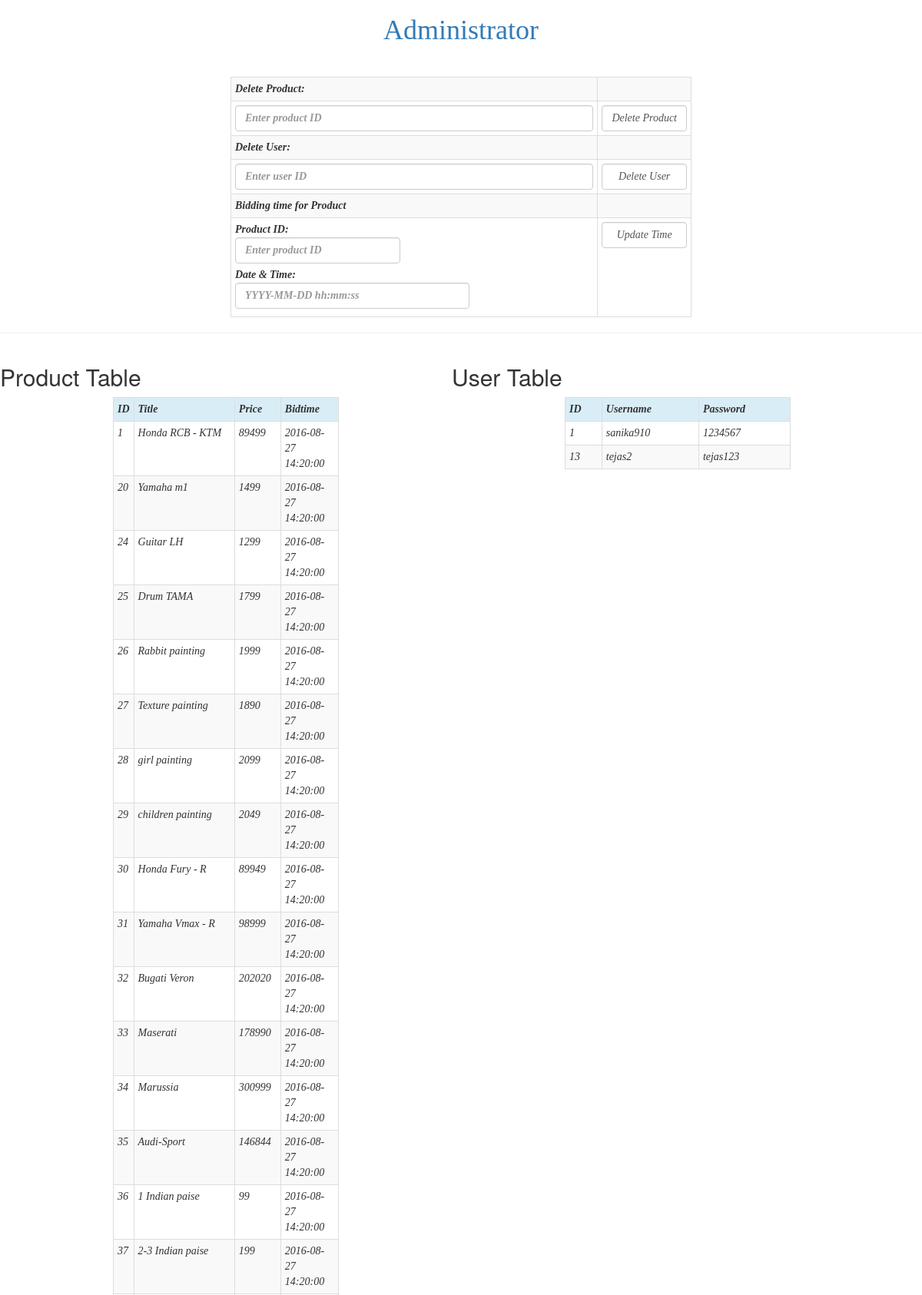
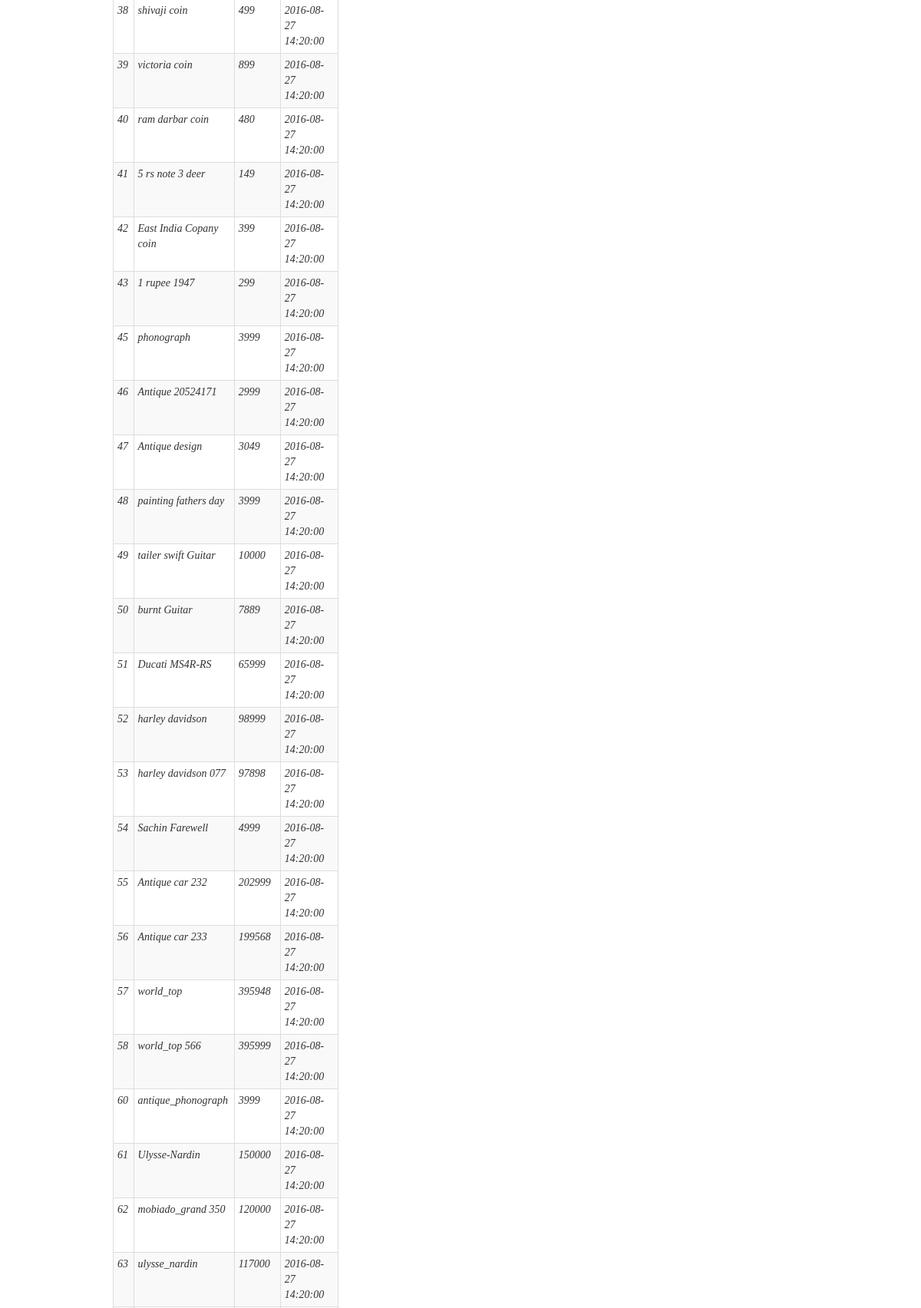
The app's page /admin/index.php (upper part) with its own data (2 pictures, top to bottom).
### tables this page shows
CREATE TABLE `addproducts` (
  `pid` int(11) NOT NULL,
  `title` text NOT NULL,
  `descri` text NOT NULL,
  `price` int(20) NOT NULL,
  `btime` datetime NOT NULL,
  `cid` int(11) NOT NULL,
  `image` text NOT NULL,
  `name` text NOT NULL,
  `email` text NOT NULL,
  `mob` text NOT NULL
);

CREATE TABLE `details` (
  `uid` int(11) NOT NULL,
  `Email` text NOT NULL,
  `FirstName` text NOT NULL,
  `LastName` text NOT NULL,
  `Mob` text NOT NULL,
  `password` text NOT NULL
);

### admin/index.php (the view, shortened to what this page needs)
<!DOCTYPE html PUBLIC "-//W3C//DTD XHTML 1.0 Transitional//EN" "http://www.w3.org/TR/xhtml1/DTD/xhtml1-transitional.dtd">
<html xmlns="http://www.w3.org/1999/xhtml">
<head>
<link href="../view/css/bootstrap.min.css" rel="stylesheet">
</head>
<body>
<div align="center">
  <a href="index.php"><h1 class="style2" style="font-family:Georgia, 'Times New Roman', Times, serif">Administrator</h1></a>
  <p>&nbsp;</p>
  <form id="form1" name="form1" method="post" action="">
    <table class="table table-striped table-bordered table-hover table-condensed" style="width: 50%">
      <tr>
        <th><div>Delete Product: </div></th>
        <td>&nbsp;</td>
      </tr>
      <tr>
        <th>
          <input type="text" class="form-control" name="pid" placeholder="Enter product ID" />
        </th>
        <td><input class="form-control" name="dltpr" type="submit" id="dltpr" value="Delete Product" /></td>
      </tr>
      <tr>
        <th><div>Delete User: </div></th>
        <td>&nbsp;</td>
      </tr>
      <tr>
        <th><div>
          <input type="text" class="form-control" name="uid" placeholder="Enter user ID" />
        </div></th>
        <td><input class="form-control" name="dltuser" type="submit" id="dltuser" value="Delete User" /></td>
      </tr>
      <tr>
        <th><div>Bidding time for Product </div></th>
        <td>&nbsp;</td>
      </tr>
      <tr>
        <th><div>
          <label>Product ID:&nbsp; &nbsp;
          <input type="text" class="form-control" name="prid" placeholder="Enter product ID" style="width: 215px" />
          </label>
          <label>Date &amp; Time:
            <input type="text" class="form-control" name="bidtime" placeholder="YYYY-MM-DD hh:mm:ss" style="width: 305px" />
           </label>
        </div></th>
        <td><input class="form-control" name="btime" type="submit" id="btime" value="Update Time" /></td>
      </tr>
    </table>
  </form>
  <hr>
</div>
<div style="width: 100%">
<?php
$conn = new mysqli("localhost", "root", "", "nilamee");
if (isset($_POST['dltpr'])) {
	echo '<div style="width:49%; float:left;"><h2>Product Table</h2>';
	$id=$_REQUEST['pid'];
	$sql = "DELETE FROM addproducts WHERE pid=$id";
	$conn -> query($sql);
	$sql = "SELECT pid,title,price,btime FROM addproducts ORDER BY pid";
	$result = $conn -> query($sql);
	if ($result -> num_rows > 0) {
	echo '
	<table class="table table-striped table-bordered table-hover table-condensed" align="center" style="width:50%">
	<tr class="info">
	<th>ID</th>
	<th>Title</th>
	<th>Price</th>
	<th>Bidtime</th>
	</tr>';
	while ($row = $result -> fetch_assoc()) {
	echo "
	<tr>
		<td>" . $row["pid"] . "</td><td>" . $row["title"] . "</td><td>" . $row["price"] . "</td><td>" . $row["btime"] . "</td>
	</tr>";
	}
	echo "</table></div>";
	} else {
	echo "0 results";
	}
	}
else {
	echo '<div style="width:49%; float:left;"><h2>Product Table</h2>';
	$sql = "SELECT pid,title,price,btime FROM addproducts ORDER BY pid";
	$result = $conn -> query($sql);
	if ($result -> num_rows > 0) {
	echo '
	<table class="table table-striped table-bordered table-hover table-condensed" align="center" style="width:50%">
	<tr class="info">
	<th>ID</th>
	<th>Title</th>
	<th>Price</th>
	<th>Bidtime</th>
	</tr>';
	while ($row = $result -> fetch_assoc()) {
	echo "
	<tr>
		<td>" . $row["pid"] . "</td><td>" . $row["title"] . "</td><td>" . $row["price"] . "</td><td>" . $row["btime"] . "</td>
	</tr>";
	}
	echo "</table></div>";
	} else {
	echo "0 results";
	}
	echo '<div style="width:49%; float:left;"><h2>User Table</h2>';
	$sql = "SELECT uid,Email,password FROM details ORDER BY uid";
	$result = $conn -> query($sql);
	if ($result -> num_rows > 0) {
	echo '
	<table class="table table-striped table-bordered table-hover table-condensed" align="center" style="width:50%">
	<tr class="info">
	<th>ID</th>
	<th>Username</th>
	<th>Password</th>
	</tr>';
	while ($row = $result -> fetch_assoc()) {
	echo "
	<tr>
		<td>" . $row["uid"] . "</td><td>" . $row["Email"] . "</td><td>" . $row["password"] . "</td>
	</tr>";
	}
	echo "</table></div>";
	} else {
	echo "0 results";
	}
	}
?>
</div>
</body>
</html>

### admin/index.php (style rules this page uses)
table, th, td { font-family: Georgia, 'Times New Roman', Times, serif; font-style:italic; border: 2px solid black; padding: 5px; }

### records on screen
addproducts: pid "1", title "Honda RCB - KTM", price "89499", btime "2016-08-27 14:20:00"
addproducts: pid "20", title "Yamaha m1", price "1499", btime "2016-08-27 14:20:00"
addproducts: pid "24", title "Guitar LH", price "1299", btime "2016-08-27 14:20:00"
addproducts: pid "25", title "Drum TAMA", price "1799", btime "2016-08-27 14:20:00"
addproducts: pid "26", title "Rabbit painting", price "1999", btime "2016-08-27 14:20:00"
addproducts: pid "27", title "Texture painting", price "1890", btime "2016-08-27 14:20:00"
addproducts: pid "28", title "girl painting", price "2099", btime "2016-08-27 14:20:00"
addproducts: pid "29", title "children painting", price "2049", btime "2016-08-27 14:20:00"
addproducts: pid "30", title "Honda Fury - R", price "89949", btime "2016-08-27 14:20:00"
addproducts: pid "31", title "Yamaha Vmax - R", price "98999", btime "2016-08-27 14:20:00"
addproducts: pid "32", title "Bugati Veron", price "202020", btime "2016-08-27 14:20:00"
addproducts: pid "33", title "Maserati", price "178990", btime "2016-08-27 14:20:00"
addproducts: pid "34", title "Marussia", price "300999", btime "2016-08-27 14:20:00"
addproducts: pid "35", title "Audi-Sport", price "146844", btime "2016-08-27 14:20:00"
addproducts: pid "36", title "1 Indian paise", price "99", btime "2016-08-27 14:20:00"
addproducts: pid "37", title "2-3 Indian paise", price "199", btime "2016-08-27 14:20:00"
addproducts: pid "38", title "shivaji coin", price "499", btime "2016-08-27 14:20:00"
addproducts: pid "39", title "victoria coin", price "899", btime "2016-08-27 14:20:00"
addproducts: pid "40", title "ram darbar coin", price "480", btime "2016-08-27 14:20:00"
addproducts: pid "41", title "5 rs note 3 deer", price "149", btime "2016-08-27 14:20:00"
addproducts: pid "42", title "East India Copany coin", price "399", btime "2016-08-27 14:20:00"
addproducts: pid "43", title "1 rupee 1947", price "299", btime "2016-08-27 14:20:00"
addproducts: pid "45", title "phonograph", price "3999", btime "2016-08-27 14:20:00"
addproducts: pid "46", title "Antique 20524171", price "2999", btime "2016-08-27 14:20:00"
addproducts: pid "47", title "Antique design", price "3049", btime "2016-08-27 14:20:00"
addproducts: pid "48", title "painting fathers day", price "3999", btime "2016-08-27 14:20:00"
addproducts: pid "49", title "tailer swift Guitar", price "10000", btime "2016-08-27 14:20:00"
addproducts: pid "50", title "burnt Guitar", price "7889", btime "2016-08-27 14:20:00"
addproducts: pid "51", title "Ducati MS4R-RS", price "65999", btime "2016-08-27 14:20:00"
addproducts: pid "52", title "harley davidson", price "98999", btime "2016-08-27 14:20:00"
addproducts: pid "53", title "harley davidson 077", price "97898", btime "2016-08-27 14:20:00"
addproducts: pid "54", title "Sachin Farewell", price "4999", btime "2016-08-27 14:20:00"
addproducts: pid "55", title "Antique car 232", price "202999", btime "2016-08-27 14:20:00"
addproducts: pid "56", title "Antique car 233", price "199568", btime "2016-08-27 14:20:00"
addproducts: pid "57", title "world_top", price "395948", btime "2016-08-27 14:20:00"
addproducts: pid "58", title "world_top 566", price "395999", btime "2016-08-27 14:20:00"
addproducts: pid "60", title "antique_phonograph", price "3999", btime "2016-08-27 14:20:00"
addproducts: pid "61", title "Ulysse-Nardin", price "150000", btime "2016-08-27 14:20:00"
addproducts: pid "62", title "mobiado_grand 350", price "120000", btime "2016-08-27 14:20:00"
addproducts: pid "63", title "ulysse_nardin", price "117000", btime "2016-08-27 14:20:00"
details: uid "1", Email "sanika910", password "1234567"
details: uid "13", Email "tejas2", password "tejas123"
